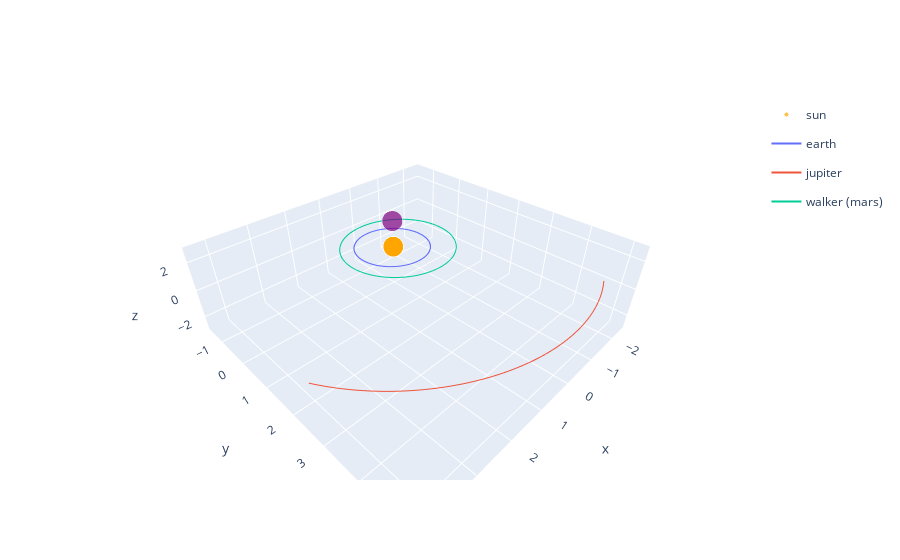

Source (notebook cell):
### Markdown cell above
If a custom `action` (a `tf.constant` in this case) is used, it has to has
shape $(1\times 3)$. There must be a "batch"-dimension when using 
`TFPyEnvironment`s.

### Code cell
plotter = src.Plotter(env = tf_env)
plotter.draw("3d")

### Figure 1 — Plotly figure (JSON) as saved in the notebook; plotly's stock layout.template omitted (floating-point values rounded to 4 significant figures; data arrays with more than 128 entries replaced by an {"elided": "..."} marker saying what was removed)
{"data": [{"hovertemplate": "body=sun<br>x=%{x}<br>y=%{y}<br>z=%{z}<br>size=%{marker.size}<extra></extra>", "legendgroup": "sun", "marker": {"color": "orange", "size": {"elided": "1001 int values"}, "sizemode": "area", "sizeref": 0.0125, "symbol": "circle"}, "mode": "markers", "name": "sun", "scene": "scene", "showlegend": true, "type": "scatter3d", "x": {"elided": "1001 float values"}, "y": {"elided": "1001 float values"}, "z": {"elided": "1001 float values"}}, {"hovertemplate": "x=%{x}<br>y=%{y}<br>z=%{z}<br>size=%{marker.size}<extra></extra>", "legendgroup": "", "marker": {"color": "purple", "size": [1], "sizemode": "area", "sizeref": 0.0025, "symbol": "circle"}, "mode": "markers", "name": "", "scene": "scene", "showlegend": false, "type": "scatter3d", "x": [0], "y": [0], "z": [2]}, {"hovertemplate": "body=earth<br>x=%{x}<br>y=%{y}<br>z=%{z}<extra></extra>", "legendgroup": "earth", "line": {"color": "#636efa", "dash": "solid"}, "marker": {"symbol": "circle"}, "mode": "lines", "name": "earth", "scene": "scene", "showlegend": true, "type": "scatter3d", "x": {"elided": "1001 float values"}, "y": {"elided": "1001 float values"}, "z": {"elided": "1001 float values"}}, {"hovertemplate": "body=jupiter<br>x=%{x}<br>y=%{y}<br>z=%{z}<extra></extra>", "legendgroup": "jupiter", "line": {"color": "#EF553B", "dash": "solid"}, "marker": {"symbol": "circle"}, "mode": "lines", "name": "jupiter", "scene": "scene", "showlegend": true, "type": "scatter3d", "x": {"elided": "1001 float values"}, "y": {"elided": "1001 float values"}, "z": {"elided": "1001 float values"}}, {"hovertemplate": "body=walker (mars)<br>x=%{x}<br>y=%{y}<br>z=%{z}<extra></extra>", "legendgroup": "walker (mars)", "line": {"color": "#00cc96", "dash": "solid"}, "marker": {"symbol": "circle"}, "mode": "lines", "name": "walker (mars)", "scene": "scene", "showlegend": true, "type": "scatter3d", "x": {"elided": "1001 float values"}, "y": {"elided": "1001 float values"}, "z": {"elided": "1001 float values"}}], "layout": {"scene": {"zaxis": {"nticks": 4, "range": [-3, 3]}}}}
